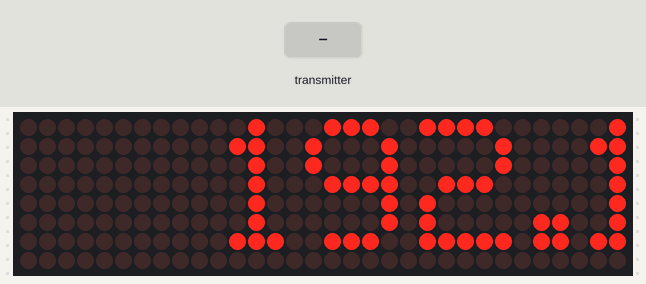
Recording of a sketch running on a simulated ESP8266 (NodeMCU). Shown: 32×8 LED matrix. The test bench sets the inputs (shaded band). WiFi joins after 1.5 s; servers stay silent unless stated; what the sketch prints to the serial monitor is not drawn.

Above: at 2.77 s.
2.8 s: the transmitter starts sending text = 0
At 4.27 s:
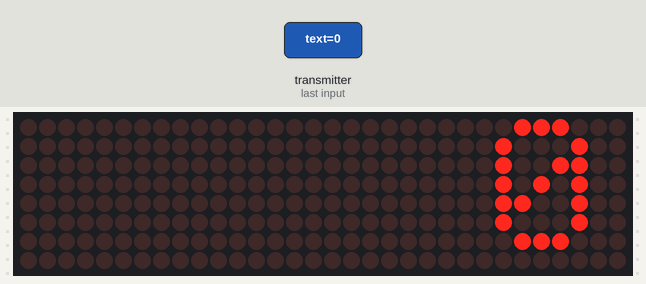
4.5 s: the transmitter starts sending text = 1
At 5.97 s:
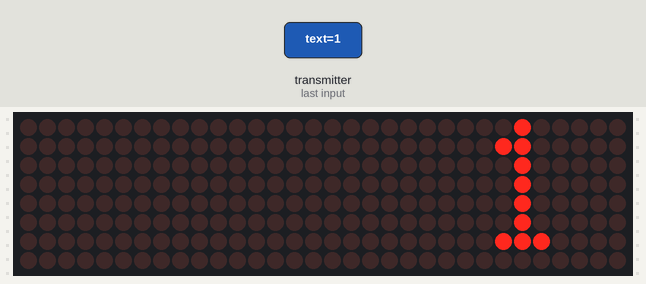

The sketch:

webserver.ino
```cpp
#include <ESP8266WiFi.h>
#include <ESP8266WebServer.h>
#include <espnow.h>
#include <MD_Parola.h>
#include <MD_MAX72xx.h>
#include <SPI.h>

// --- MATRIX CONFIGURATION ---
#define HARDWARE_TYPE MD_MAX72XX::FC16_HW
#define MAX_DEVICES 4
#define CLK_PIN   14 // D5
#define DATA_PIN  13 // D7
#define CS_PIN    15 // D8

MD_Parola P = MD_Parola(HARDWARE_TYPE, DATA_PIN, CLK_PIN, CS_PIN, MAX_DEVICES);

// --- WEBSERVER CONFIGURATION ---
const char* ssid = "Flavia";
const char* password = "flaviawifi";
// --- ESP8266 MAC ADDRESSES ---
uint8_t macESP1[] = {0x68, 0xc6, 0x3a, 0xd7, 0x71, 0x96}; // Alessandro
uint8_t macESP2[] = {0x68, 0xc6, 0x3a, 0xd5, 0x33, 0xdb}; // Antonio
uint8_t* macESP = NULL;

ESP8266WebServer server(80);

char incomingMsg[128];
char outgoingMsg[128];

// Struttura dati per l'invio
typedef struct struct_message {
    char text[128];
} struct_message;

struct_message myData;

void utf8ToAscii(char* s) {
  int k = 0;
  for (int i = 0; s[i] != '\0'; i++) {
    unsigned char c = (unsigned char)s[i];
    if (c == 0xC3) {
      i++;
      switch ((unsigned char)s[i]) {
        case 0xA0: s[k++] = 0xE0; break; // à
        case 0xA8: s[k++] = 0xE8; break; // è
        case 0xA9: s[k++] = 0xE9; break; // é
        case 0xAC: s[k++] = 0xEC; break; // ì
        case 0xB2: s[k++] = 0xF2; break; // ò
        case 0xB9: s[k++] = 0xF9; break; // ù
        default: break;
      }
    } else {
      s[k++] = s[i];
    }
  }
  s[k] = '\0'; // Chiude la stringa correttamente
}

// HTML page
void handleRoot() {
  String html = "<html><head><meta charset='UTF-8'></head><body>"
                "<h2>P.I.G. sender 🐷</h2>"
                "<form action='/send' method='POST'>"
                "<input type='text' name='message' maxlength='127'>"
                "<input type='submit' value='SEND'>"
                "</form></body></html>";
  server.send(200, "text/html", html);
}

// Send data using ESP-NOW
void handleForm() {
  if (server.hasArg("message")) {
    String msg = server.arg("message");
    msg.toCharArray(myData.text, 128);

    esp_now_send(macESP, (uint8_t *) &myData, sizeof(myData));

    server.sendHeader("Location", "/");
    server.send(303);
  }
}

//Example with curl: curl -X POST http://192.168.1.140/recv --data-binary curl
void handleRecv() {
  String msg = server.arg("plain");
  msg.toCharArray(myData.text, 128);

  Serial.println(msg);
  OnDataRecv(NULL, (uint8_t *) &myData, sizeof(myData));
  server.send(200);
}

void setup() {
  Serial.begin(115200);

  uint8_t mac[6];
  WiFi.macAddress(mac);

  if (mac[5] == 0x96) {
    macESP = macESP2;
  } else {
    macESP = macESP1;
  }

  // LED matrix
  P.begin();
  P.setIntensity(2);

  // WiFi
  WiFi.mode(WIFI_STA);
  WiFi.begin(ssid, password);
  while (WiFi.status() != WL_CONNECTED) {
    delay(500);
    Serial.print(".");
  }
  WiFi.localIP().toString().toCharArray(incomingMsg, 128);
  P.displayText(incomingMsg, PA_CENTER, 60, 2000, PA_SCROLL_LEFT, PA_SCROLL_LEFT);

  // ESP-NOW
  if (esp_now_init() != 0) {
    Serial.println("Errore inizializzazione ESP-NOW");
    return;
  }

  esp_now_set_self_role(ESP_NOW_ROLE_CONTROLLER);
  esp_now_add_peer(macESP, ESP_NOW_ROLE_SLAVE, 1, NULL, 0);
  esp_now_register_recv_cb(OnDataRecv);

  server.on("/", handleRoot);
  server.on("/send", HTTP_POST, handleForm);
  server.on("/recv", HTTP_POST, handleRecv);
  server.begin();
}

// Print received message for debugging
void OnDataRecv(uint8_t * mac, uint8_t *incomingData, uint8_t len) {
  memcpy(&myData, incomingData, sizeof(myData));

  utf8ToAscii(myData.text);
  strcpy(incomingMsg, myData.text);
  P.displayClear();
  P.displayText(incomingMsg, PA_CENTER, 60, 2000, PA_SCROLL_LEFT, PA_SCROLL_LEFT);
}

void loop() {
  server.handleClient();
  P.displayAnimate();
}
```

Measured:
- after the input at 2.8 s, the display: first changes at once (image 1 shows a later state)
